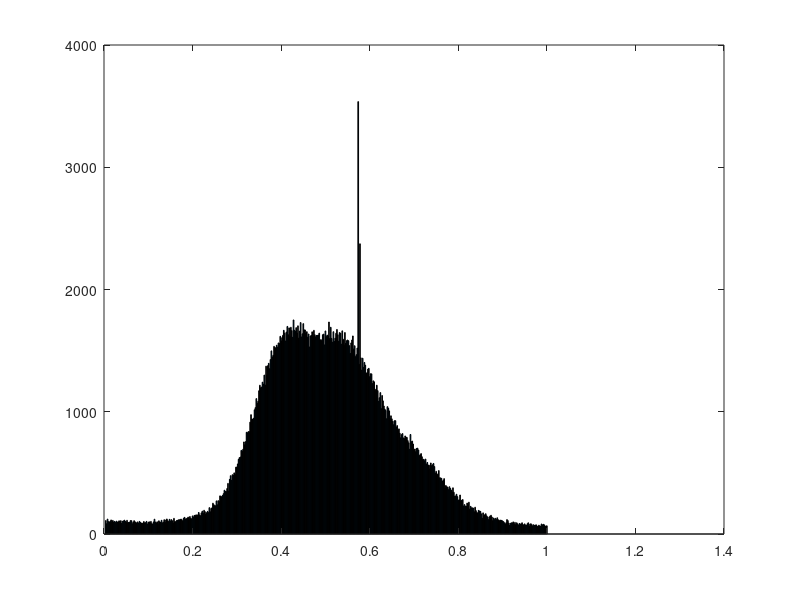
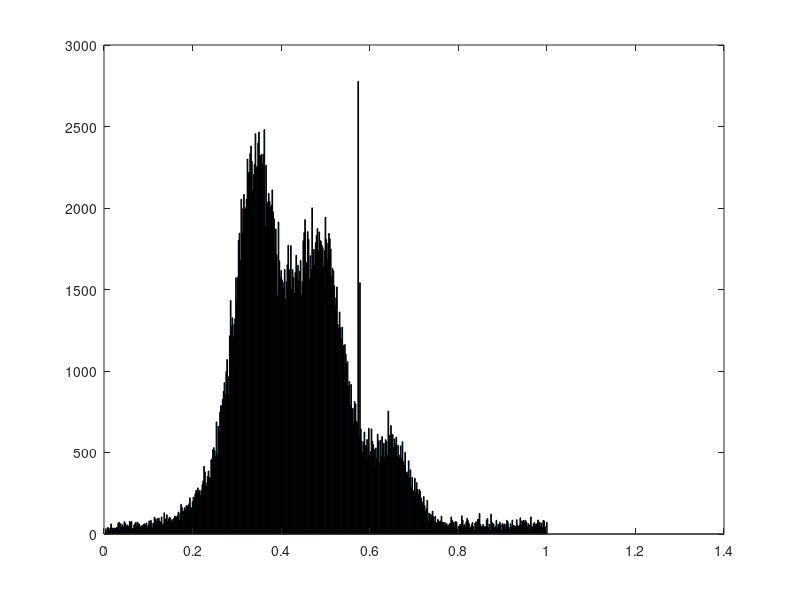
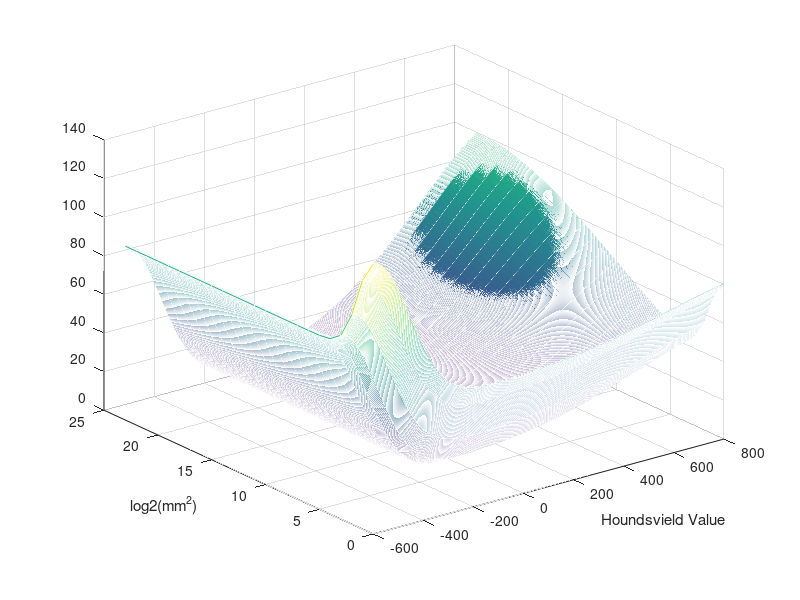

Recreate these plots in MATLAB, in order.
%% COLOR FUNCTION


clc
lung = [-700, -600];
fat = [-120, -90];
fluids = [-30 15];
water = [-2, 2 ];
muscle = [30 55];
blood = [13 50 ];
hematoma = [50 100];
clot = [50 75 ];
cancellous = [300 400];
cortical = [1000 1900];
foreign = [2500 3000];
noise = [-700 1500];
cols = ['r' 'y' 'c' 'b' 'r' 'r' 'r' 'k' 'k' 'g'];
cats = [lung; fat;fluids; water; muscle; blood; hematoma; clot; cancellous; cortical; foreign; ];
catnames = ["lung", "fat", "fluids", "water" "muscle" "blood" "hematoma" "clot" "cancellous" "cortical" "foreign"];
min_belonging = 0.0001;

x = -1000:0.2:2000;
for i = 1:length(cats)
   spread = cats(i,2)-cats(i,1);
   center = (cats(i,1) + cats(i,2))/2;
   sd = spread/4;
   f = 1/(sd*sqrt(2*3.1415)) *exp(-((x-center).^2)/(2*sd^2));
   f = plot(x, f);
   %legend(catnames(i))
   hold on
end
%set(gca, 'YScale', 'log')
ylabel("Inclusion")
xlabel("Hounsfield unit")
legend(catnames)
axis([-100 100 min_belonging 0.08])
hold off

%%  ACTIVATION FUNCTION
clc
blocks = 9*5;
x = 1:1:blocks+3;
f = 2./(1+exp(-x/15))-1;
plot(x, f)



%% ACCUMULATED ALPHA FUNCTION
x = 0:1:10;
y = 1./x.^2;
plot(x,y)







%% Image normalization
y = [0.000000, 388, 320, 279, 231, 204, 188, 168, 165, 136, 143, 109, 114, 103, 106, 80, 91, 87, 84, 77, 66, 66, 64, 64, 54, 43, 52, 35, 27, 35, 28, 29, 32, 37, 25, 20, 16, 21, 8, 12, 10, 14, 31, 14, 14, 19, 19, 14, 16, 17, 16, 16, 17, 6, 11, 9, 18, 21, 16, 26, 15, 21, 19, 9, 17, 16, 20, 19, 14, 19, 20, 18, 19, 19, 15, 23, 13, 16, 13, 17, 31, 16, 21, 21, 16, 28, 18, 18, 20, 27, 17, 27, 26, 22, 23, 21, 23, 27, 22, 27, 18, 25, 19, 30, 23, 27, 25, 32, 27, 27, 22, 14, 27, 16, 41, 25, 23, 37, 30, 14, 30, 30, 16, 34, 31, 29, 30, 25, 26, 23, 28, 28, 26, 28, 32, 35, 32, 25, 24, 38, 17, 34, 40, 28, 39, 38, 31, 32, 28, 38, 35, 27, 40, 28, 39, 42, 29, 54, 35, 53, 27, 56, 45, 36, 60, 49, 85, 68, 56, 114, 90, 128, 150, 148, 182, 161, 215, 219, 333, 279, 422, 555, 699, 695, 718, 873, 1024, 1250, 1383, 1562, 1824, 1968, 2238, 2429, 2643, 2741, 2901, 3045, 3179, 3532, 3702, 3896, 3643, 3813, 3842, 4117, 3981, 3988, 3919, 3834, 3611, 3539, 3428, 3381, 3017, 2829, 2565, 2386, 2279, 2035, 2005, 1924, 1682, 1491, 1468, 1265, 1210, 1044, 961, 965, 927, 966, 895, 925, 871, 945, 938, 808, 866, 913, 863, 900, 960, 937, 957, 1008, 1068, 1081, 1120, 1042, 1314, 1357, 1371, 1439, 1603, 1514, 1760, 1769, 2123, 1995, 2202, 2340, 2659, 2724, 3079, 3207, 3418, 3710, 4253, 4554, 4692, 5153, 5319, 5502, 6281, 6455, 6603, 6561, 6952, 6864, 6830, 7501, 7205, 7330, 7266, 7006, 6796, 6462, 6357, 6003, 5975, 5575, 5508, 5268, 4744, 4376, 3871, 3655, 3360, 2836, 2583, 2316, 1974, 1695, 1578, 1310, 1227, 901, 910, 739, 680, 552, 463, 388, 394, 286, 241, 194, 168, 158, 92, 128, 92, 78, 77, 102, 72, 67, 53, 52, 50, 52, 59, 29, 30, 40, 48, 33, 45, 42, 24, 36, 33, 33, 26, 37, 32, 39, 31, 31, 34, 33, 30, 42, 30, 23, 28, 30, 27, 26, 36, 29, 25, 38, 33, 36, 36, 41, 35, 36, 35, 47, 33, 67, 56, 47, 67, 60, 47, 42, 76, 66, 98, 97, 126, 124, 101, 106, 121, 110, 139, 115, 132, 102, 118, 105, 103, 142, 147, 156, 147, 130, 105, 105, 150, 117, 92, 86, 93, 76, 106, 74, 64, 41, 57, 55, 53, 50, 51, 59, 68, 71, 68, 88, 101, 79, 59, 90, 96, 68, 91, 93, 102, 99, 91, 102, 124, 103, 123, 138, 132, 150, 108, 126, 98, 76, 74, 98, 104, 101, 66, 73, 67, 80, 55, 52, 75, 42, 11, 11, 4, 7, 0, 7, 0, 1, 0, 0, 1, 9, 0, 0, 0, 1, 0, 1, 0, 2, 1, 7, 4, 2, 7, 6, 13, 10, 12, 16, 12, 14, 34, 24, 22, 32, 31, 40, 32, 34, 24, 31];

original = [0.000000, 110, 84, 122, 102, 98, 103, 115, 99, 111, 97, 103, 94, 105, 98, 99, 108, 103, 109, 86, 104, 107, 113, 104, 97, 112, 94, 95, 96, 110, 109, 84, 98, 109, 100, 95, 89, 99, 87, 103, 95, 89, 90, 83, 102, 91, 93, 103, 81, 95, 100, 95, 103, 85, 81, 99, 121, 98, 90, 100, 80, 108, 98, 96, 112, 91, 97, 117, 97, 115, 123, 109, 102, 120, 105, 118, 109, 90, 128, 101, 101, 110, 111, 116, 116, 119, 122, 116, 105, 129, 136, 123, 125, 131, 138, 124, 143, 127, 124, 148, 137, 152, 151, 157, 136, 157, 176, 156, 149, 173, 187, 169, 194, 183, 163, 175, 185, 175, 216, 182, 209, 214, 252, 240, 232, 231, 271, 239, 273, 266, 312, 308, 305, 315, 330, 358, 348, 347, 372, 414, 352, 447, 477, 439, 485, 481, 500, 488, 547, 548, 573, 611, 625, 630, 684, 676, 693, 753, 730, 756, 832, 828, 838, 837, 915, 976, 940, 939, 947, 1016, 1034, 1108, 1068, 1086, 1172, 1217, 1196, 1202, 1242, 1225, 1300, 1219, 1373, 1301, 1377, 1396, 1352, 1427, 1498, 1448, 1462, 1535, 1526, 1522, 1544, 1527, 1563, 1558, 1617, 1581, 1606, 1625, 1666, 1643, 1579, 1652, 1698, 1630, 1686, 1616, 1691, 1664, 1609, 1751, 1667, 1657, 1688, 1644, 1703, 1603, 1660, 1730, 1612, 1638, 1721, 1670, 1669, 1643, 1655, 1610, 1636, 1530, 1620, 1624, 1654, 1618, 1666, 1630, 1613, 1624, 1625, 1627, 1643, 1587, 1590, 1582, 1630, 1635, 1547, 1661, 1615, 1627, 1620, 1734, 1599, 1691, 1600, 1569, 1655, 1575, 1602, 1642, 1673, 1630, 1577, 1648, 1642, 1553, 1662, 1593, 1545, 1648, 1559, 1581, 1587, 1581, 1541, 1477, 1563, 1587, 1620, 1514, 1540, 1451, 1467, 1521, 3537, 1389, 2374, 1441, 1341, 1438, 1363, 1403, 1381, 1316, 1319, 1349, 1355, 1287, 1311, 1310, 1231, 1253, 1245, 1174, 1184, 1217, 1173, 1085, 1115, 1157, 1026, 1133, 1089, 1047, 1022, 1011, 943, 1042, 1029, 1007, 945, 967, 942, 922, 894, 927, 927, 875, 887, 848, 860, 824, 787, 813, 822, 786, 781, 802, 793, 790, 764, 746, 693, 814, 755, 760, 736, 686, 695, 674, 700, 702, 687, 642, 649, 658, 632, 609, 611, 599, 613, 571, 585, 564, 563, 533, 581, 559, 567, 577, 552, 498, 513, 492, 484, 519, 460, 459, 455, 431, 438, 453, 373, 397, 387, 383, 363, 387, 373, 359, 344, 378, 341, 309, 311, 325, 306, 276, 280, 319, 271, 276, 282, 229, 241, 228, 226, 253, 238, 260, 204, 226, 214, 214, 211, 182, 219, 191, 175, 173, 193, 188, 185, 165, 128, 173, 150, 158, 166, 149, 140, 118, 140, 148, 153, 139, 110, 131, 118, 128, 118, 133, 117, 107, 113, 113, 111, 107, 101, 92, 80, 92, 118, 110, 90, 71, 87, 92, 90, 99, 80, 95, 77, 92, 83, 72, 86, 81, 83, 92, 76, 75, 83, 72, 70, 84, 92, 65, 81, 84, 77, 66, 76, 70, 73, 75, 64, 63, 72, 66, 64, 82, 74, 79, 75, 63, 66, 67];
median = [0.000000, 32, 13, 39, 38, 21, 35, 62, 32, 37, 29, 37, 33, 39, 39, 67, 72, 26, 63, 42, 56, 41, 76, 66, 44, 56, 45, 49, 77, 72, 78, 32, 36, 56, 63, 72, 50, 73, 62, 61, 40, 48, 53, 49, 61, 63, 53, 68, 38, 54, 80, 63, 84, 65, 38, 65, 103, 92, 74, 94, 52, 97, 77, 71, 105, 57, 63, 130, 93, 79, 118, 75, 93, 104, 96, 76, 88, 77, 97, 110, 105, 105, 112, 135, 83, 127, 182, 164, 135, 141, 162, 151, 174, 173, 170, 185, 222, 164, 155, 199, 227, 217, 247, 268, 202, 283, 251, 268, 238, 268, 304, 327, 415, 381, 314, 292, 354, 387, 346, 345, 454, 461, 518, 530, 511, 478, 688, 490, 661, 621, 746, 788, 784, 826, 875, 929, 855, 998, 1071, 966, 855, 1216, 1433, 1277, 1327, 1211, 1286, 1321, 1572, 1432, 1577, 1802, 1846, 1679, 2054, 1848, 1996, 2083, 1989, 2001, 2054, 2300, 2210, 2221, 2333, 2380, 2287, 2106, 2206, 2269, 2456, 2246, 2257, 2399, 2466, 2322, 2323, 2330, 2273, 2328, 2481, 1889, 2263, 2019, 2035, 2089, 2040, 2004, 2017, 2111, 1976, 1933, 1772, 1871, 1714, 1461, 1914, 1676, 1576, 1616, 1560, 1544, 1514, 1623, 1440, 1549, 1652, 1771, 1622, 1543, 1769, 1503, 1622, 1573, 1476, 1604, 1710, 1579, 1649, 1548, 1612, 1678, 1469, 1548, 1800, 1849, 1929, 1599, 1667, 1855, 1807, 1564, 1707, 1622, 2001, 1663, 1746, 1648, 1787, 1832, 1874, 1739, 1853, 1801, 1796, 1771, 1756, 1646, 1737, 1943, 1807, 1682, 1783, 1844, 1812, 1748, 1579, 1629, 1614, 1523, 1405, 1449, 1516, 1286, 1259, 1362, 1265, 1197, 1270, 1159, 987, 1162, 1103, 1046, 1058, 911, 936, 788, 918, 741, 772, 684, 813, 797, 692, 682, 2777, 596, 1542, 645, 570, 502, 564, 626, 543, 544, 580, 464, 649, 482, 505, 645, 569, 548, 520, 415, 528, 461, 612, 572, 438, 576, 477, 598, 488, 557, 473, 579, 568, 481, 754, 605, 554, 665, 611, 609, 531, 583, 549, 595, 477, 545, 485, 466, 541, 462, 566, 445, 423, 501, 376, 381, 365, 449, 350, 394, 290, 347, 266, 233, 342, 257, 315, 273, 243, 273, 261, 221, 199, 178, 230, 174, 139, 155, 207, 76, 128, 114, 120, 108, 140, 105, 76, 109, 69, 59, 89, 80, 71, 80, 109, 69, 71, 51, 71, 49, 63, 48, 53, 63, 64, 105, 85, 65, 73, 48, 76, 73, 27, 45, 45, 59, 57, 112, 85, 51, 58, 43, 76, 96, 83, 65, 36, 41, 57, 71, 46, 24, 67, 75, 60, 89, 89, 126, 58, 46, 39, 59, 29, 46, 44, 86, 95, 37, 59, 22, 122, 73, 65, 60, 39, 46, 84, 34, 60, 32, 72, 57, 22, 65, 53, 61, 28, 60, 84, 75, 42, 30, 63, 42, 85, 52, 52, 48, 43, 88, 50, 47, 54, 99, 50, 81, 64, 84, 67, 84, 73, 43, 63, 24, 57, 105, 44, 44, 65, 70, 58, 60, 64, 86, 71, 73, 49, 67, 41, 83, 80, 20, 45, 72];
mean = [0.000000, 446, 428, 394, 392, 357, 341, 340, 293, 339, 320, 277, 280, 292, 274, 294, 261, 241, 238, 223, 228, 256, 191, 226, 219, 218, 205, 193, 177, 207, 213, 178, 174, 185, 158, 190, 190, 212, 159, 176, 172, 149, 176, 158, 170, 149, 144, 146, 147, 150, 140, 128, 125, 115, 125, 120, 521, 88, 87, 91, 86, 87, 77, 71, 96, 70, 58, 75, 81, 74, 80, 60, 71, 61, 70, 42, 42, 38, 73, 69, 54, 43, 37, 48, 45, 44, 49, 40, 41, 61, 60, 43, 37, 40, 40, 36, 50, 36, 38, 44, 37, 50, 39, 53, 18, 43, 35, 37, 34, 34, 44, 25, 36, 30, 26, 61, 39, 48, 35, 37, 30, 46, 36, 20, 50, 46, 31, 44, 40, 27, 27, 36, 52, 42, 45, 45, 60, 44, 34, 41, 33, 66, 57, 54, 45, 67, 100, 69, 89, 57, 74, 86, 100, 161, 122, 198, 137, 204, 216, 193, 263, 213, 321, 331, 318, 410, 478, 448, 523, 667, 746, 743, 878, 940, 938, 1173, 1150, 1041, 1304, 1331, 1428, 1554, 1635, 1694, 1708, 1877, 1823, 1801, 1981, 2234, 1904, 2160, 2336, 2239, 2377, 2224, 2458, 2557, 2550, 2586, 2226, 2366, 2468, 2452, 2264, 2185, 2324, 2385, 2169, 2301, 2228, 2063, 1964, 1957, 1953, 1905, 1866, 1929, 1696, 1688, 1660, 1556, 1459, 1584, 1494, 1486, 1698, 1427, 1519, 1318, 1427, 1379, 1348, 1268, 1456, 1377, 1572, 1271, 1337, 1443, 1351, 1282, 1309, 1452, 1193, 1422, 1532, 1537, 1609, 1603, 1540, 1409, 1757, 1811, 1593, 1641, 1651, 1828, 1968, 1958, 1852, 1904, 1958, 2116, 2264, 2142, 2076, 2084, 2178, 2107, 2272, 2310, 2032, 2315, 2218, 2338, 2189, 2069, 2389, 2106, 2052, 2260, 2097, 2141, 1997, 2240, 4064, 1909, 2870, 1865, 1871, 1751, 1790, 1727, 1500, 1601, 1450, 1443, 1344, 1224, 1383, 1363, 1269, 1291, 997, 1287, 1012, 955, 1015, 899, 886, 921, 897, 736, 782, 711, 736, 769, 782, 627, 617, 634, 650, 623, 601, 619, 565, 640, 686, 574, 565, 538, 607, 658, 642, 623, 733, 644, 696, 716, 684, 798, 702, 765, 760, 834, 743, 745, 748, 744, 764, 686, 686, 719, 796, 696, 681, 741, 753, 737, 741, 699, 800, 569, 622, 607, 692, 617, 639, 565, 498, 597, 545, 518, 508, 341, 429, 419, 389, 330, 288, 288, 253, 235, 250, 217, 222, 176, 198, 210, 183, 156, 165, 128, 142, 80, 129, 123, 65, 130, 137, 109, 127, 71, 78, 77, 72, 73, 69, 88, 73, 88, 91, 91, 103, 83, 87, 107, 53, 88, 73, 66, 116, 57, 76, 67, 68, 80, 82, 112, 107, 116, 140, 90, 133, 94, 103, 113, 124, 112, 135, 118, 134, 129, 142, 230, 105, 145, 116, 170, 166, 143, 186, 169, 174, 178, 177, 153, 132, 172, 204, 162, 203, 189, 226, 160, 210, 230, 241, 185, 183, 211, 218, 230, 157, 213, 220, 248, 197, 219, 230, 185, 213, 226, 225, 345, 272, 223, 306, 258, 297, 259, 315, 359, 369, 369, 349, 360, 393, 505];

binsize = 0.002;
ylog = log(y);
x = binsize:binsize:1;
figure(1);
bar(x, original)
figure(2)
bar(x, median)
figure(3)
bar(x, mean)




%% HU sensitivity


x = -700:0.5:800;
y = 1./x.^2;
plot(x,y)



%% Clustering Heuristic
clc
clear





[X,Y]= meshgrid(-600:800, 0:23);


% Lung tissue
huwidth = 200; sizewidth = 8000;
hucenter = -600; sizecenter = 0;
Z1 = 80 * exp( - ((X-hucenter).^2/huwidth^2   +   (Y-sizecenter).^2/sizewidth^2)    )   ;

% Bone tissue
huwidth = 600; sizewidth = 19;
hucenter = 1000; sizecenter = 23;
Z2 = 100 * exp( - ((X-hucenter).^2/huwidth^2   +   (Y-sizecenter).^2/sizewidth^2)    )   ;


% Noise probably
huwidth = 10000; sizewidth = 2;
hucenter = 0; sizecenter = 0;
Z3 = 50 * exp( - ((X-hucenter).^2/huwidth^2   +   (Y-sizecenter).^2/sizewidth^2)    )   ;

Z = 10 + Z1+Z2 + Z3;
%Z = 1./Z





%figure()
mesh(X,Y,Z)
hold on

xlabel('Houndsvield Value');
ylabel('log2(mm^2)');

% Muscles
plot3(80,log2(0.5*10^6),15, '-o','Color','b','MarkerSize',10,'MarkerFaceColor','red');
plot3(102,log2(2.3*10^6),15, '-o','Color','b','MarkerSize',10,'MarkerFaceColor','red');

%
hold off
